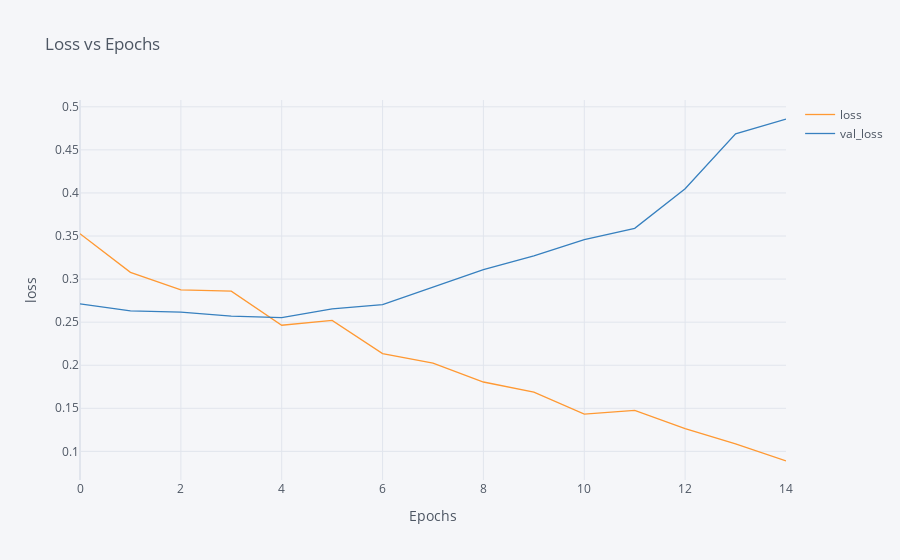

Notebook code cell kept with this figure:
### Code cell
model_loss = pd.DataFrame(model.history.history)
model_loss.iplot(title="Loss vs Epochs",xTitle="Epochs",yTitle="loss")

### Figure 1 — Plotly figure (JSON) as saved in the notebook; plotly's stock layout.template omitted (floating-point values rounded to 4 significant figures)
{"data": [{"line": {"color": "rgba(255, 153, 51, 1.0)", "dash": "solid", "shape": "linear", "width": 1.3}, "mode": "lines", "name": "loss", "text": "", "type": "scatter", "x": [0, 1, 2, 3, 4, 5, 6, 7, 8, 9, 10, 11, 12, 13, 14], "y": [0.3527, 0.3079, 0.2876, 0.2859, 0.2464, 0.252, 0.2136, 0.2025, 0.1805, 0.1686, 0.1432, 0.1476, 0.1264, 0.1086, 0.0888]}, {"line": {"color": "rgba(55, 128, 191, 1.0)", "dash": "solid", "shape": "linear", "width": 1.3}, "mode": "lines", "name": "val_loss", "text": "", "type": "scatter", "x": [0, 1, 2, 3, 4, 5, 6, 7, 8, 9, 10, 11, 12, 13, 14], "y": [0.2712, 0.263, 0.2616, 0.257, 0.2552, 0.2653, 0.2703, 0.2903, 0.3111, 0.327, 0.346, 0.3589, 0.4048, 0.4686, 0.4859]}], "layout": {"legend": {"bgcolor": "#F5F6F9", "font": {"color": "#4D5663"}}, "paper_bgcolor": "#F5F6F9", "plot_bgcolor": "#F5F6F9", "title": {"font": {"color": "#4D5663"}, "text": "Loss vs Epochs"}, "xaxis": {"gridcolor": "#E1E5ED", "showgrid": true, "tickfont": {"color": "#4D5663"}, "title": {"font": {"color": "#4D5663"}, "text": "Epochs"}, "zerolinecolor": "#E1E5ED"}, "yaxis": {"gridcolor": "#E1E5ED", "showgrid": true, "tickfont": {"color": "#4D5663"}, "title": {"font": {"color": "#4D5663"}, "text": "loss"}, "zerolinecolor": "#E1E5ED"}}}
